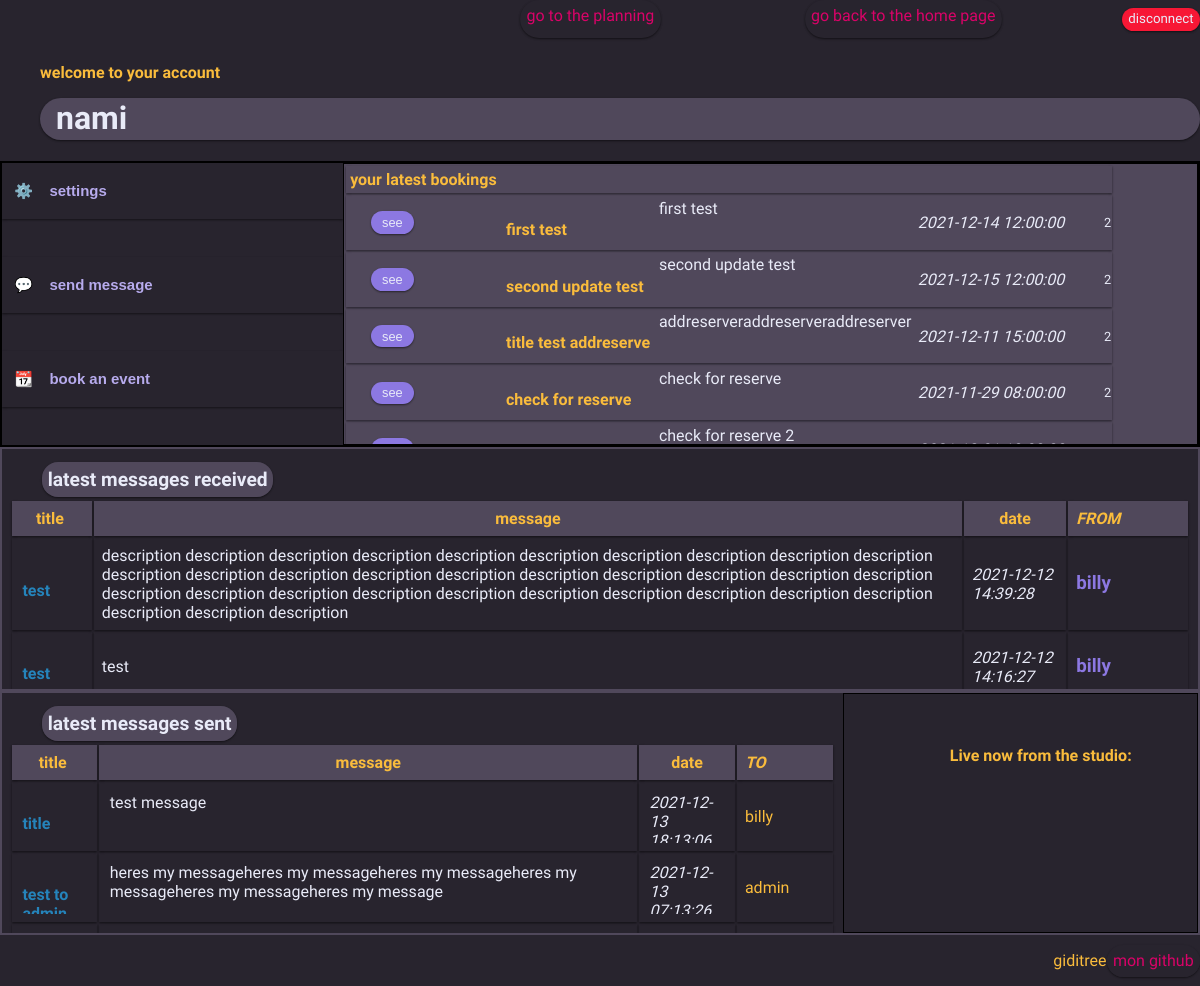
Page /profil.php (signed in) on the earlier database version.
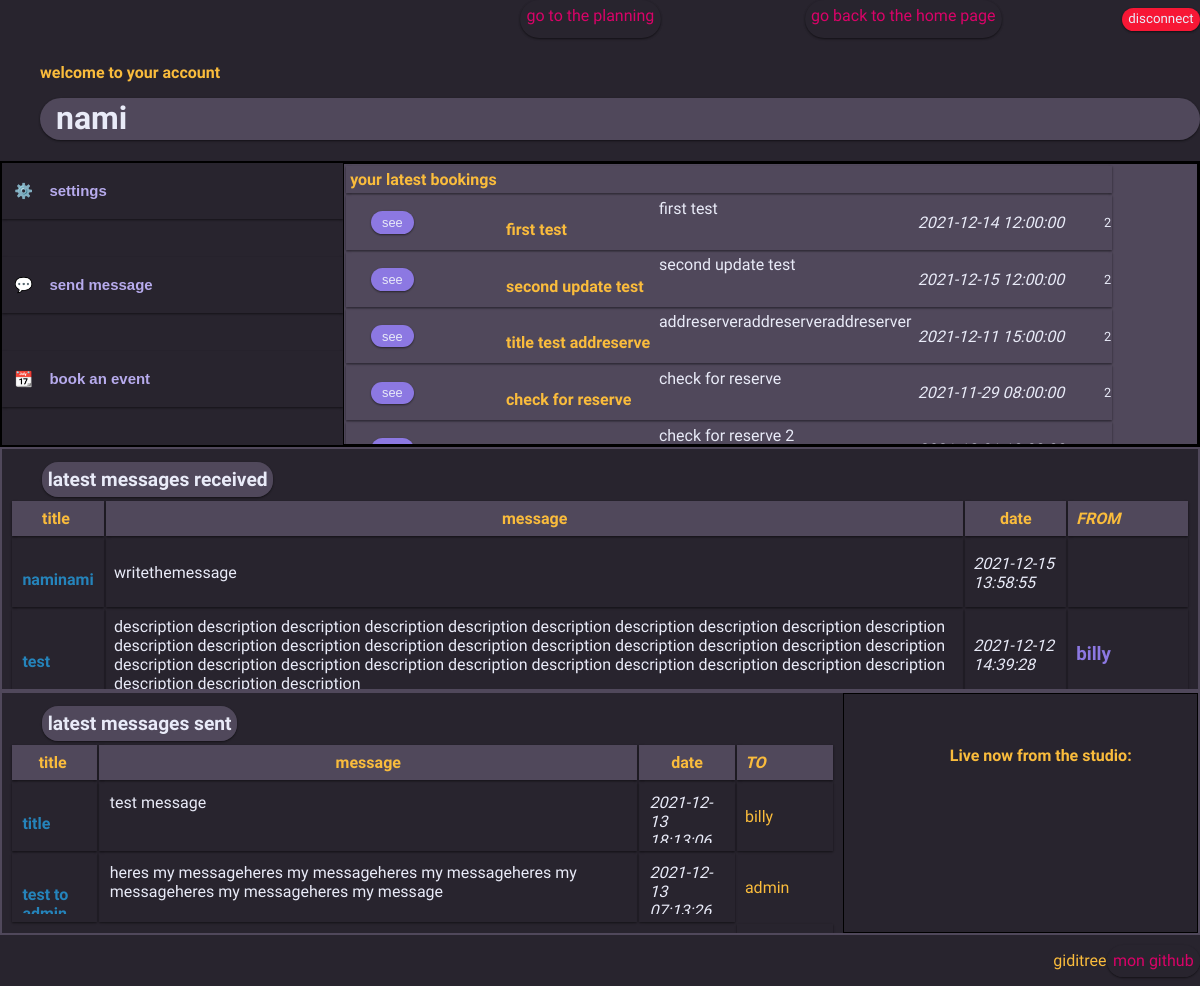
Same page on the later database version.
### tables this page shows
CREATE TABLE IF NOT EXISTS `utilisateurs` (
  `id` int(11) NOT NULL AUTO_INCREMENT,
  `login` varchar(255) NOT NULL,
  `password` varchar(255) NOT NULL,
  PRIMARY KEY (`id`)
);

CREATE TABLE IF NOT EXISTS `reservations` (
  `id` int(11) NOT NULL AUTO_INCREMENT,
  `titre` varchar(255) NOT NULL,
  `description` text NOT NULL,
  `debut` datetime NOT NULL,
  `fin` datetime NOT NULL,
  `id_utilisateur` int(11) NOT NULL,
  PRIMARY KEY (`id`)
);

CREATE TABLE IF NOT EXISTS `sent` (
  `id` int(11) NOT NULL AUTO_INCREMENT,
  `text` varchar(500) NOT NULL,
  `user1` varchar(60) NOT NULL,
  `user2` varchar(60) NOT NULL,
  `date` datetime NOT NULL,
  `title` varchar(30) NOT NULL,
  PRIMARY KEY (`id`)
);

### profil.php (the view, shortened to what this page needs)
<?php
$servername = 'localhost:3306';
$username = 'giditree';
$password = 'admin.io';
$database = 'carlo-de-grandi-giacomo_reservationsalles';
$conn = mysqli_connect($servername, $username, $password, $database);
?>
<!DOCTYPE html>
<html>
<head>
	<link rel="stylesheet" type="text/css" href="reservationsalles.css">
</head>
<body>
	<header>
			<a href="planning.php" target="_top"> go to the planning </a><br><br>
			<a href="index.php" target="_top">go back to the home page </a><br><br>
			<form action=""	method="post" >
				<input type="submit" name="disconnect" id="disconnect" value="disconnect">
			</form>
	</header>
<main id="profilmain">
<?php
	$loginpers=$_COOKIE['connected'];
	$questpers = "SELECT * FROM utilisateurs WHERE login = '$loginpers' ";
	$reqpers=mysqli_query($conn,$questpers);
	$respers=mysqli_fetch_row($reqpers);
if(isset($_COOKIE['connected']) and isset($_COOKIE['id'])){
	echo '&#160;&#160;&#160;<h2>welcome to your account</h2><h1>&#160;'.$respers[1].'</h1>';
} else {
	header('Location: index.php');
}
?>
	<div id="wrapper1">
		<div id="dateinfo2">
			<div id="dateinfo">
				<form action="" method="post">
					<button class="settingsbutton" name="settings"><h3>&#160;&#160;⚙️&#160;&#160;&#160;&#160;settings</h3></button>
				</form><br>
			</div>
			<div id="dateinfo">
				<form action="" method="post">
					<button class="settingsbutton" name="messagebutton"><h3>&#160;&#160;💬&#160;&#160;&#160;&#160;send message</h3></button>
				</form><br>
			</div>
						<div id="dateinfo">
			<form action="" method="post">
					<button class="settingsbutton" name="bookbutton"><h3>&#160;&#160;📆&#160;&#160;&#160;&#160;book an event</h3></button>
			</form><br>
			</div>
		</div>
		<div id="boxreserve">
			<table>
				<tr>
					<th> your latest bookings </th>
				</tr>
<?php
$id=$_COOKIE['id'];
$quest= "SELECT id, titre, description, debut, id_utilisateur FROM reservations WHERE id_utilisateur = '$id'";
$req=mysqli_query($conn,$quest);
$res=mysqli_fetch_all($req,MYSQLI_ASSOC);
if(!empty($res)){
	foreach($res as $k=>$v){
		echo '<tr>';
		foreach($v as $k2 => $v2){
			if($k2 === 'id'){
				echo '<td><form action="reservation.php" method="get"><button type="submit" class="edits1" name="idbookingsprofile" value="'.$v2.'">&#160; see &#160;</button></form></td>';
			}	elseif ($k2 === 'titre') {
				echo '<td><div class="scrolldiv"><h4>'.$v2.'</h4></div></td>';
			} elseif ($k2 === 'description') {
				echo '<td><div class="scrolldiv"><div class="whitetext">'.$v2.'</div></div></td>';
			} elseif ($k2 === 'debut') {
				echo '<td><div class="whitetext"><i>'.$v2.'&#160;&#160;&#160;&#160;&#160;&#160;&#160;&#160;&#160;</i></div></td>';
			} else {
				echo '<td><div class="messagespan">'.$v2.'</div></td>';
			}
		}
		echo '</tr>';
	}
}
?>
			</table>
		</div>
	</div>
	<div id="wrapper2">
		<div id="boxreserve2">
			<span class="subtitles">latest messages received</span>
			<table id="receivedtable">
			<tr>
				<th>&#160;&#160;&#160;&#160;title &#160;&#160;&#160;&#160;</th>
				<th>message</th>
				<th>date</th>
				<th><i>FROM &#160;&#160;&#160;&#160;&#160;&#160;&#160;&#160;&#160;&#160;&#160;&#160;&#160;&#160;</i></th>
			</tr>
<?php
$user2x=$_COOKIE['id'];
$quest= "SELECT id, title, text, date, user1 FROM sent WHERE user2 = '$user2x' ORDER BY date DESC";
$req=mysqli_query($conn,$quest);
$res=mysqli_fetch_all($req,MYSQLI_ASSOC);
if(!empty($res)){
	foreach($res as $k => $v){
		echo '<tr>';
		foreach($v as $k2 => $v2){
			if($k2 === 'user1'){
				$iduser1=$v2;
				$questnamer="SELECT login FROM utilisateurs WHERE id = '$iduser1'";
				$reqnamer=mysqli_query($conn,$questnamer);
				$resnamer=mysqli_fetch_row($reqnamer);
				echo '<td><h3>'. $resnamer[0].'</h3></td>';
			}	elseif( $k2 === 'id'){
			}	elseif ($k2 === 'title') {
				echo '<td><div class="scrolldiv"><h4>'.$v2.'</h4></div></td>';
			} elseif($k2 === 'text') {
				echo '<td><div class="whitetext">'.$v2.'</div></td>';
			} else {
				echo '<td><div class="whitetext"><i>'.$v2.'</i></div></td>';
			}
		}
		echo '</tr>';
	}
} else {
	echo '<tr><th>There are no messages here</th><tr>';
}
?>
			</table>
		</div>
	</div>
	<div id="wrapper2">
		<div id="boxreserve2">
			<span class="subtitles">latest messages sent</span>
			<table id="receivedtable">
			<tr>
				<th>&#160;&#160;&#160;&#160;title &#160;&#160;&#160;&#160;</th>
				<th>message</th>
				<th>date</th>
				<th><i>TO &#160;&#160;&#160;&#160;&#160;&#160;&#160;&#160;&#160;&#160;&#160;&#160;&#160;&#160;</i></th>
			</tr>
<?php
$user2x=$_COOKIE['id'];
$quest= "SELECT id, title, text, date, user2 FROM sent WHERE user1 = '$user2x' ORDER BY date DESC";
$req=mysqli_query($conn,$quest);
$res=mysqli_fetch_all($req,MYSQLI_ASSOC);
if(!empty($res)){
	foreach($res as $k => $v){
		echo '<tr>';
		foreach($v as $k2 => $v2){
			if($k2 === 'user2'){
				$iduser2=$v2;
				$questnames="SELECT login FROM utilisateurs WHERE id = '$iduser2'";
				$reqnames=mysqli_query($conn,$questnames);
				$resnames=mysqli_fetch_row($reqnames);
				echo '<td>'. $resnames[0].'</td>';
			}	elseif( $k2 === 'id'){
			}	elseif ($k2 === 'title') {
				echo '<td><div class="scrolldiv"><h4>'.$v2.'</h4></div></td>';
			} elseif($k2 === 'text') {
				echo '<td><div class="scrolldiv"><div class="whitetext">'.$v2.'</div></div></td>';
			} elseif($k2 === 'date') {
				echo '<td><div class="scrolldiv"><div class="whitetext"><i>'.$v2.'</i></div></div></td>';
			} elseif($k2 === 'user2') {
				echo '<td><div class="scrolldiv"><h3>'.$v2.'</h3></div></td>';
			}
		}
		echo '</tr>';
	}
} else {
	echo '<tr><th>You haven\'t sent any message yet </th><tr>';
}
?>
			</table>
		</div>
		<div style=" background-color: var(--bittered); border:solid 1px black; padding:0.5em;" id="dateinfo">
			<br><br><h2>Live now from the studio:</h2>
		</div>
	</div>
</main>
	<footer>
			<p>giditree<p>
			<a href="https://github.com/Giacomo-DeGrandi">mon github</a>
	</footer>
</body>
</html>

### reservationsalles.css (style rules this page uses)
:root { --generalfont: 'Source Sans Pro', sans-serif; --white: #E9EBF8; --black: black; --fontcolw: #FEFFFE; --bkg: #28242E; --bkgborder: #50485B; --bittered: #28242E; --yellored: #FABC3C; --slateblu: #8C78E2; --middleblu: #B7ABED; --colblu: #2584BB; --greeny: #00CC66; --rose: #D90368; --fuxia: #FC3692; --orange: #F75C03; --red: #F71735; --cardshad: rgba(0, 0, 0, 0.1) 0px 1px 3px 0px, rgba(0, 0, 0, 0.46) 0px 1px 2px 0px; --othershad: rgba(0, 0, 0, 0.36) 0px 1px 4px; --cardtitle: rgba(0, 0, 0, 0.06) 0px 2px 4px 0px inset; --titleshad: rgba(99, 99, 99, 0.2) 0px 2px 8px 0px; }
body { margin: 0px; font-family: var(--generalfont); background-color: var(--bittered); color: var(--yellored); -ms-overflow-style: none; scrollbar-width: none; }
header { display: flex; background-color: var(--bkg); justify-content: flex-end; max-height: 5vh; }
header a { color: var(--rose); margin-left: 8vh; margin-right: 10vh; }
a { background-color: var(--bittered); text-decoration: none; border-radius: 4vh; padding: 0.8vh; color: var(--rose); box-shadow: var(--cardshad); text-align: center; }
input { text-decoration: none; background-color: var(--white); padding: 0.8vh; color: var(--rose); border: none; cursor: pointer; font-family: var(--generalfont); box-shadow: var(--cardshad); line-height: 0.8em; }
input[type="submit"] { border-radius: 3vh; }
h1 { color: var(--white); text-shadow: var(--titleshad); margin-left: 4vh; line-height: 0.8em; }
h2 { font-size: 1em; line-height: 0.4em; }
footer { display: flex; justify-content: flex-end; align-items: flex-end; }
#disconnect { margin-left: 5vh; margin-top: 1vh; background-color: var(--red); color: var(--white); }
#profilmain h1 { font-size: 2em; margin-left: 5vh; padding: 1vh; border-radius: 3vh; box-shadow: var(--cardshad); width: auto; background-color: var(--bkgborder); }
#profilmain h2 { margin-left: 5vh; }
#wrapper1 { display: flex; border: solid 2px var(--black); }
#dateinfo { flex: 2; display: flex; flex-direction: column; align-items: center; }
#dateinfo2 { flex: 2; display: flex; flex-direction: column; }
.messagespan { font-size: 0.8em; color: var(--white); }
#boxreserve2 { background-color: var(--bittered); text-align: justify-all; flex: 5; overflow: scroll; height: 30vh; -ms-overflow-style: none; scrollbar-width: none; }
#boxreserve2 table { padding: 1vh; flex: 5; }
#boxreserve2 th { background-color: var(--bkgborder); box-shadow: var(--cardshad); padding: 1vh; white-space: nowrap; }
#boxreserve2 td { box-shadow: var(--cardshad); padding: 1vh; }
#boxreserve { background-color: var(--bkgborder); border: solid 1px black; flex: 5; overflow: scroll; height: 35vh; -ms-overflow-style: none; scrollbar-width: none; }
#boxreserve tr { box-shadow: var(--cardshad); }
#boxreserve th { margin-left: 4vh; border-radius: 1vh; text-align: center; padding: 0.5vh; white-space: nowrap; }
.scrolldiv { padding: 0.3vh; height: 6vh; overflow: scroll; -ms-overflow-style: none; scrollbar-width: none; }
#wrapper2 { border: solid 2px var(--bkgborder); display: flex; }
.edits1 { text-align: center; padding:0.3em ; font-size: 0.8em; border: none; color: var(--white); background-color: var(--slateblu); border-radius: 3vh; margin-left: 3vh; box-shadow: var(--cardshad); }
.settingsbutton { width: 100%; text-align: justify; padding:0.3em ; font-size:0.8em; border: none; color: var(--middleblu); background-color: var(--bittered); box-shadow: var(--cardshad); cursor: pointer; }
#dateinfo form { width: 100%; }
#receivedtable h3 { color: var(--slateblu); line-height: 0.5em; }
#receivedtable h4 { color: var(--colblu); }
.subtitles { margin-left: 5vh; padding: 0.3em; font-size: 1.2em; border-radius: 2vh; box-shadow: var(--cardshad); font-weight: 700; color: var(--white); background-color: var(--bkgborder); }
.whitetext { color: var(--white); }

Differences in the rows shown:
no longer on this page (row unchanged): sent: title "test", text "test", date "2021-12-12 14:16:27", utilisateurs (login "billy")
added sent: title "naminami", text "writethemessage", date "2021-12-15 13:58:55"
